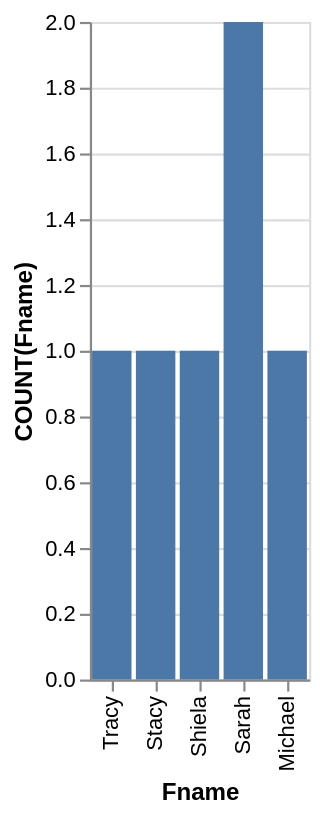

Express this chart as Vega-Lite.
### Vega-Lite specification from a JSON file in a GitHub repository (floating-point values rounded to 4 significant figures)
{"data": {"values": [{"x_data": "Tracy", "y_data": 1}, {"x_data": "Stacy", "y_data": 1}, {"x_data": "Shiela", "y_data": 1}, {"x_data": "Sarah", "y_data": 2}, {"x_data": "Michael", "y_data": 1}]}, "mark": "bar", "encoding": {"x": {"field": "x_data", "type": "nominal", "title": "Fname", "sort": "descending"}, "y": {"field": "y_data", "type": "quantitative", "title": "COUNT(Fname)"}}}
